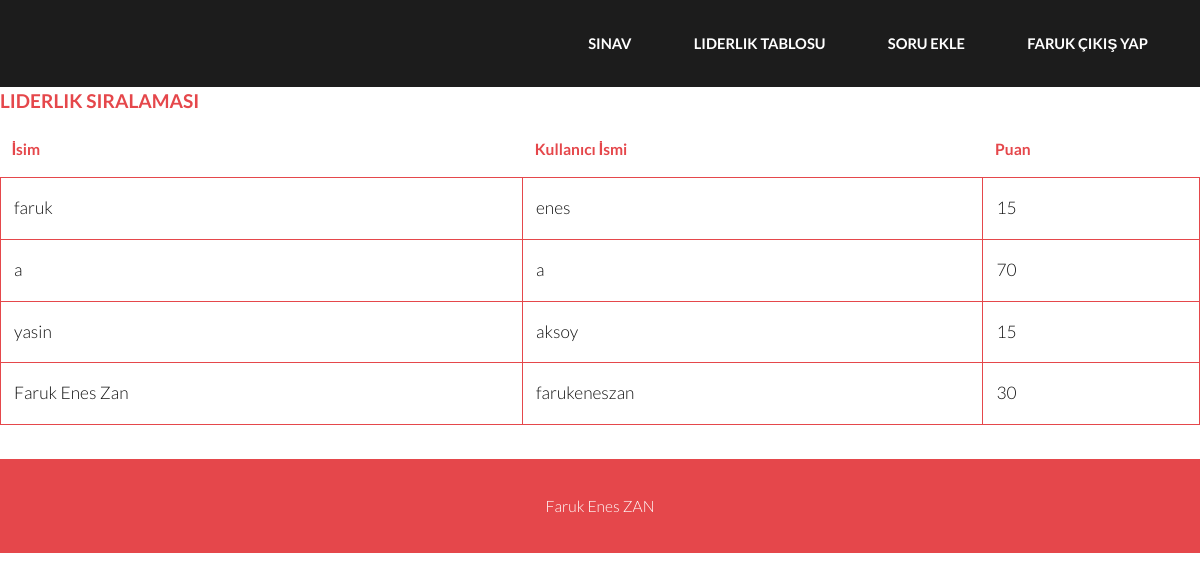
Page /liderlikTablosu (signed in) on the committed database.
### tables this page shows
CREATE TABLE kullanicilar (isim TEXT, kadi TEXT, sifre TEXT, puan INT);

### main.py (the view)
@app.route("/liderlikTablosu")
def LiderlikTablosu():
    id = random.randint(0, 4)
    name, login_auth = giris_kotrol()
    con = sqlite3.connect("database.db")
    con.row_factory = sqlite3.Row
    cur = con.cursor()
    cur.execute("SELECT isim,kadi,puan from kullanicilar")
    rows = cur.fetchall()
    return render_template("liderlikTablosu.html", name=name, login_auth=login_auth, rows=rows, id=id)

### main.py (called while the page is built)
def giris_kotrol():
    name = ""
    login_auth = False
    if "username" in session:
        name = session["username"]
        login_auth = True
    return name, login_auth

### templates/liderlikTablosu.html (shortened to what this page needs)
{% extends 'base.html' %}
{% block body_content%}
<h4>Liderlik Sıralaması</h4>
<div class="table-wrapper">
    <table class="alt">
        <thead>
        <tr>
            <th>İsim</th>
            <th>Kullanıcı İsmi</th>
            <th>Puan</th>
        </tr>
        </thead>
        <tbody>
        {% for row in rows %}
        <tr>
            <td>{{ row["isim"] }}</td>
            <td>{{ row["kadi"] }}</td>
            <td>{{ row["puan"] }}</td>
        </tr>
        {% endfor %}
        </tbody>
    </table>
</div>
{% endblock %}

### templates/base.html (shortened to what this page needs)
<!DOCTYPE HTML>
<html>
	<head>
		<link rel="stylesheet" href="/static/assets/css/main.css">
	</head>
<body>
			<header id="header">
				<div class="inner">
					<nav id="nav">
						{% if login_auth == False %}
						<a href="{{url_for('Index')}}">Anasayfa</a>
						<a href="{{url_for('Kayit')}}">Kayıt Ol</a>
						<a href="{{url_for('Giris')}}">Giris Yap</a>
						{% else %}
						<a href="{{url_for('Sinav',id=id)}}">Sınav</a>
						<a href="{{ url_for('LiderlikTablosu') }}">Liderlik Tablosu</a>
						<a href="{{url_for('addquestion')}}">Soru Ekle</a>
						<a href="{{ url_for('Logout') }}"> {{ name }} Çıkış Yap</a>
						{% endif %}
					</nav>
				</div>
			</header>
			{% block body_content %}
		{% endblock %}
		<div class="copyright">
			Faruk Enes ZAN
		</div>
	</body>
</html>

### static/assets/css/main.css (style rules this page uses)
html, body, div, span, applet, object, iframe, h1, h2, h3, h4, h5, h6, p, blockquote, pre, a, abbr, acronym, address, big, cite, code, del, dfn, em, img, ins, kbd, q, s, samp, small, strike, strong, sub, sup, tt, var, b, u, i, center, dl, dt, dd, ol, ul, li, fieldset, form, label, legend, table, caption, tbody, tfoot, thead, tr, th, td, article, aside, canvas, details, embed, figure, figcaption, footer, header, hgroup, menu, nav, output, ruby, section, summary, time, mark, audio, video { margin: 0; padding: 0; border: 0; font-size: 100%; font: inherit; vertical-align: baseline; }
article, aside, details, figcaption, figure, footer, header, hgroup, menu, nav, section { display: block; }
body { line-height: 1; }
table { border-collapse: collapse; border-spacing: 0; }
body { -webkit-text-size-adjust: none; }
*, *:before, *:after { -moz-box-sizing: border-box; -webkit-box-sizing: border-box; box-sizing: border-box; }
body { -ms-overflow-style: scrollbar; }
body { background: #fff; }
body { background-color: #fff; color: #111111; }
body, input, select, textarea { font-family: "Lato", sans-serif; font-size: 15pt; font-weight: 300; line-height: 2; }
@media screen and (max-width: 1680px) { body, input, select, textarea { font-size: 13pt; } }
@media screen and (max-width: 1280px) { body, input, select, textarea { font-size: 13pt; } }
a { -moz-transition: color 0.2s ease-in-out; -webkit-transition: color 0.2s ease-in-out; -ms-transition: color 0.2s ease-in-out; transition: color 0.2s ease-in-out; text-decoration: none; }
h1, h2, h3, h4, h5, h6 { font-weight: 700; line-height: 1.5; margin: 0 0 1em 0; text-transform: uppercase; }
h4 { font-size: 1.1em; }
a { color: #e5474b; }
h1, h2, h3, h4, h5, h6 { color: #e5474b; }
.table-wrapper { -webkit-overflow-scrolling: touch; overflow-x: auto; }
table { margin: 0 0 2em 0; width: 100%; }
table tbody tr { border: solid 1px; border-left: 0; border-right: 0; }
table td { padding: 0.75em 0.75em; }
table th { font-size: 0.9em; font-weight: 700; padding: 0 0.75em 0.75em 0.75em; text-align: left; }
table thead { border-bottom: solid 2px; }
table.alt { border-collapse: separate; }
table.alt tbody tr td { border: solid 1px; border-left-width: 0; border-top-width: 0; }
table.alt tbody tr td:first-child { border-left-width: 1px; }
table.alt tbody tr:first-child td { border-top-width: 1px; }
table.alt thead { border-bottom: 0; }
table tbody tr { border-color: #e5474b; }
table tbody tr:nth-child(2n + 1) { background-color: none; }
table th { color: #e5474b; }
table thead { border-bottom-color: #e5474b; }
table.alt tbody tr td { border-color: #e5474b; }
body { position: relative; padding-top: 5em; }
#header { background: #1c1c1c; color: #d5d5d5; cursor: default; height: 5em; left: 0; line-height: 5em; position: fixed; text-align: right; top: 0; width: 100%; z-index: 10001; }
#header .inner { max-width: 65em; width: calc(100% - 6em); margin: 0 auto; position: relative; }
#header a { -moz-transition: color 0.2s ease-in-out; -webkit-transition: color 0.2s ease-in-out; -ms-transition: color 0.2s ease-in-out; transition: color 0.2s ease-in-out; display: inline-block; padding: 0 2em; color: #ffffff; text-decoration: none; text-transform: uppercase; font-weight: 700; font-size: .85em; }
#header a:last-child { padding-right: 0em; }
#nav { display: inline-block; }
.copyright { background: #e5474b; font-size: 0.9em; padding: 2em 0 2em 0; text-align: center; color:white; }

### rows in the picture
kullanicilar: isim "FARUK", isim "faruk", kadi "enes", puan "15"
kullanicilar: isim "a", kadi "a", puan "70"
kullanicilar: isim "yasin", kadi "aksoy", puan "15"
kullanicilar: isim "Faruk Enes Zan", kadi "farukeneszan", puan "30"
